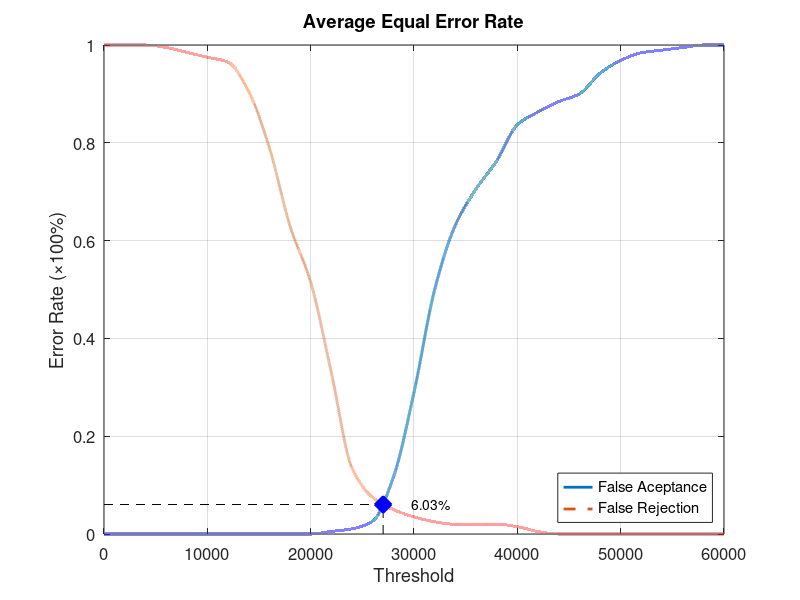
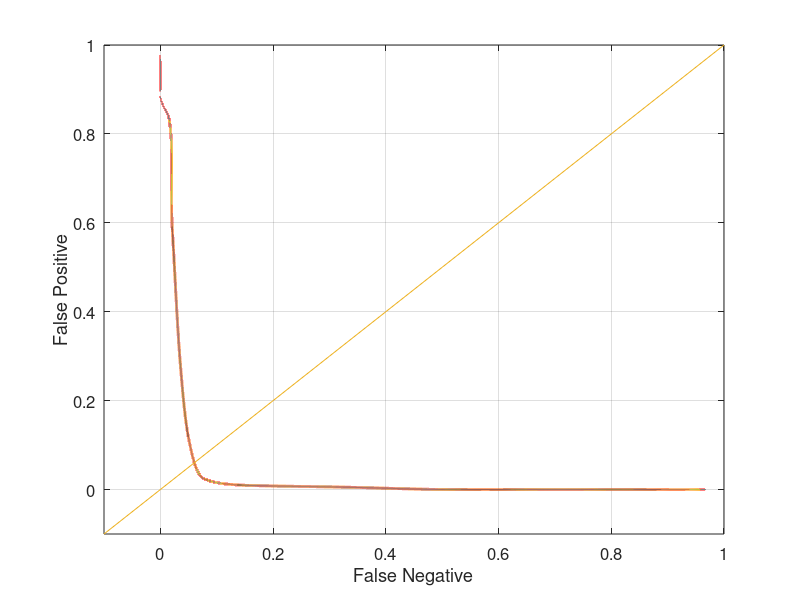

MATLAB code to generate these figures, in order:
function yEER = Database4_2
close all;
clear;
clc;
x = 0:2000:60000;
xq = 0:0.5:60000;

y0 = [0 0 0 0 0 0 0 0 0 0 0 0.00526316 0.0105263 0.0263158 0.115789 0.289474 0.5 0.631579 0.705263 0.763158 0.836842 0.863158 0.884211 0.9 0.942105 0.968421 0.984211 0.989474 0.994737 1 1];
yy0 = interp1(x, y0, xq, 'pchip');
y1 = [1 1 1 0.995 0.985 0.975 0.965 0.905 0.79 0.63 0.515 0.33 0.135 0.075 0.05 0.035 0.025 0.02 0.02 0.02 0.015 0.005 0 0 0 0 0 0 0 0 0];
yy1 = interp1(x, y1, xq, 'pchip');

% Calculating EER: 
y2 = abs(y0 - y1);
find(y2 == min(y2))
yy2 = abs(yy0 - yy1);
xEER = find(yy2 == min(yy2));
xEERIndex = xq(xEER) % X-axis EER
yEER = yy0(xEER) % Y-axis EER

main = figure
plot(xq, yy0,'-','LineWidth', 2);	hold on
plot(xq, yy1,'--','LineWidth', 2);	hold on
plot([xEERIndex xEERIndex], [0 yEER], 'k--');	hold on
plot([0 xEERIndex], [yEER yEER], 'k--');	hold on
plot(xEERIndex, yEER, 'bx', 'LineWidth', 10);	hold on
text(xEERIndex + 10 * xEERIndex / 100, yEER, [num2str(round((10000 * yEER)) / 100) '%'])
legend('False Aceptance', 'False Rejection', 'Location', 'SouthEast')
xlabel('Threshold')
ylabel('Error Rate (\times100%)')
title('Average Equal Error Rate')
set(gca, 'FontSize', 12)
axis([0 60000 0 1])
grid on

print(main, 'Database4_2Main', '-dpng');
FNRxFPR = figure('Color', [1 1 1]);
plot(yy1, yy0, '-', yy1, yy0, 'LineWidth', 2);
hold on
y = -0.1:0.1:1
plot(y, y); 
set(gca, 'FontSize', 12)
xlabel('False Negative')
ylabel('False Positive')
axis([-0.1 1 -0.1 1])
set(gca, 'FontSize', 12)
grid on

print(FNRxFPR, 'Database4_2FNRxFPR','-dpng');
end
